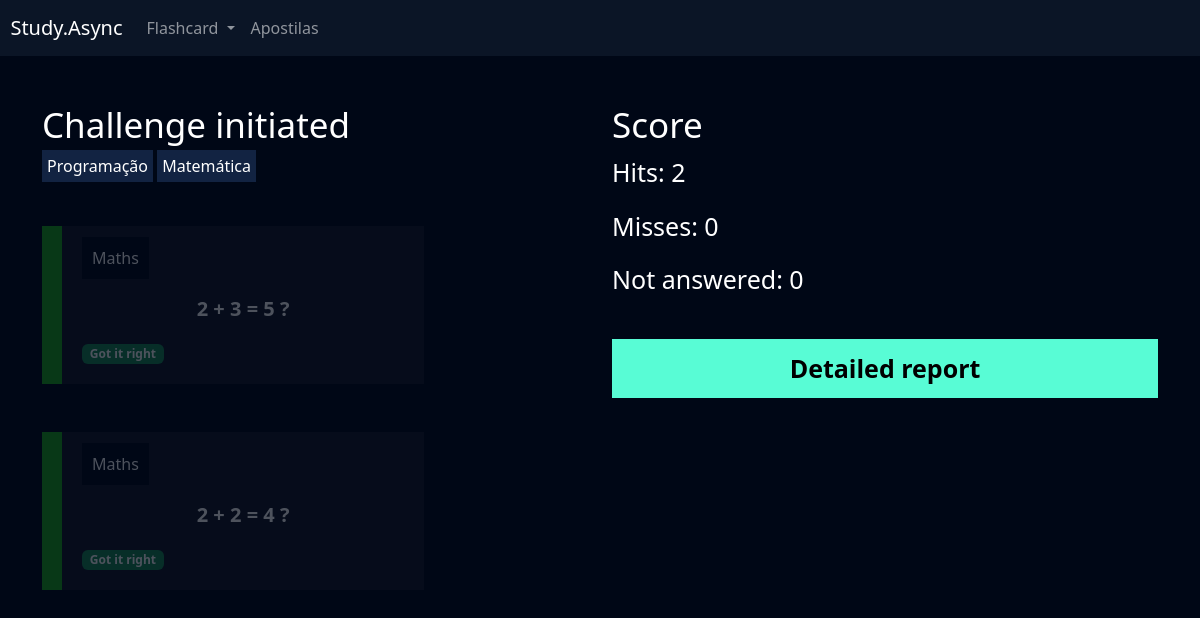
Screenshot of /flashcard/challenge/4/ (signed in) with the database file from the repository.
### flashcard/models.py (models this page shows, shortened)
class FlashcardChallenge(models.Model):
    flashcard = models.ForeignKey(Flashcard, on_delete=models.DO_NOTHING)
    answered = models.BooleanField(default=False)
    got_it_right = models.BooleanField(default=False)

class Flashcard(models.Model):
    DIFFICULTY_CHOICES = (('H', 'Hard'), ('M', 'Medium'), ('E', 'Easy'))
    id = models.IntegerField(primary_key=True)
    user = models.ForeignKey(User, on_delete=models.DO_NOTHING)
    question = models.CharField(max_length=300)
    answer = models.TextField()
    category = models.ForeignKey(Category, on_delete=models.DO_NOTHING)
    difficulty = models.CharField(max_length=1, choices=DIFFICULTY_CHOICES)
    @property
    def css_difficulty(self):
        if self.difficulty == 'E':
            return "flashcard-easy"
        elif self.difficulty == 'M':
            return "flashcard-medium"
        elif self.difficulty == 'H':
            return "flashcard-hard"

class Category(models.Model):
    name = models.CharField(max_length=50)
    def __str__(self):
        return self.name

### flashcard/views.py (the view)
# urls.py: path('challenge/<int:id>/', views.challenge, name='challenge'),
def challenge(request, id):
    challenge = Challenge.objects.get(id=id)
    if not challenge.user == request.user:
        raise Http404()
    if request.method == 'GET':
        hits = challenge.flashcards.filter(answered=True).filter(got_it_right=True).count()
        misses = challenge.flashcards.filter(answered=True).filter(got_it_right=False).count()
        not_answered = challenge.flashcards.filter(answered=False).count()
        return render(
            request,
            'challenge.html',
            {
                'challenge': challenge, 'hits': hits, 'misses': misses, 'not_answered': not_answered
            },
        )

### templates/challenge.html (shortened to what this page needs)
{% extends "base.html" %}
{% load static %}
{% block 'header' %}
    <link href="{% static 'users/css/register.css' %}" rel="stylesheet">
    <link href="{% static 'flashcard/css/new_flashcard.css' %}" rel="stylesheet">
    <link href="{% static 'flashcard/css/init_challenge.css' %}" rel="stylesheet">
    <link href="{% static 'flashcard/css/challenge.css' %}" rel="stylesheet">
    <link href='https://unpkg.com/boxicons@2.1.4/css/boxicons.min.css' rel='stylesheet'>
{% endblock 'header' %}
{% block 'content' %}
    {% include "partials/header.html" %}
    <div class="container">
        <br>
        <br>
        <div class="row">
            <div class="col-md">
                <h3 class="secondary-font" >Challenge initiated</h3>
                <span class="badge-category">Programação</span>
                <span class="badge-category" >Matemática</span>
                <br>
                <br>
                <br>
                {% for flashcard in challenge.flashcards.all %}
                    <div class="box-new-flashcard {% if flashcard.answered %}op2{% endif %}">
                        <div class="flashcard {{ flashcard.flashcard.css_difficulty }}">
                            <div class="flashcard-category">
                                {{flashcard.flashcard.category}}
                            </div>
                            <br>
                            <br>
                            <div class="flashcard-box-item" onclick="flip_card({{flashcard.id}})">
                                <p class="flashcard-item">{{flashcard.flashcard.question}}</p>
                            </div>
                            {% if not flashcard.answered %}
                                <div class="answer">
                                    <a href="{% url 'answer_flashcard' flashcard.id %}?got_it_right=0&challenge_id={{ challenge.id }}"><i class='bx bxs-x-square red-icon'></i></a>
                                    <a href="{% url 'answer_flashcard' flashcard.id %}?got_it_right=1&challenge_id={{ challenge.id }}"><i class='bx bxs-check-square green-icon' ></i></a>
                                </div>
                            {% else %}
                                {% if flashcard.got_it_right %}
                                    <span class="badge bg-success">Got it right</span>
                                {% else %}
                                    <span class="badge bg-danger">Got it wrong</span>
                                {% endif %}
                            {% endif %}
                        </div>
                    </div>
                    <br>
                    <br>
                {% endfor %}
            </div>
            <div class="col-md">
                <h3 class="secondary-font">Score</h3>
                <p class="p-font">Hits: {{ hits }}</p>
                <p class="p-font">Misses: {{ misses }}</p>
                <p class="p-font">Not answered: {{ not_answered }}</p>
                <br>
                <a class="btn-register btn-challenge" href="{% url 'report' challenge.id %}">Detailed report</a>
            </div>
        </div>
    </div>
{% endblock 'content' %}

### templates/static/general/css/base.css (style rules this page uses)
:root { --main-color: #0b1526; --dark-color: #000716; --secondary-dark-color: rgb(15, 2, 26); --light-color: #00c1f3; --contrast-color: #f4c96b; --differential-color: #58fcd5; }
body { background-color: var(--dark-color) !important; color: white !important; }

### templates/static/users/css/register.css (style rules this page uses)
* { margin: 0; padding: 0; }
.btn-register { padding: 10px; background-color: #58fcd5; border: none; border: 1px solid #58fcd5; font-size: 18px; font-weight: bold; padding-left: 25px; padding-right: 25px; }

### templates/static/flashcard/css/new_flashcard.css (style rules this page uses)
.box-new-flashcard { width: 70%; margin: auto; }
.flashcard { background-color: rgba(255, 255, 255, .08); padding: 20px; }
.flashcard-box-item { text-align: center; }
.flashcard p { font-size: 20px; font-weight: bold; cursor: pointer; }
.flashcard-easy { border-left: 20px solid #1DAB1A; }
.flashcard-category { background-color: var(--dark-color); display: inline; padding: 10px; }

### templates/static/flashcard/css/init_challenge.css (style rules this page uses)
.secondary-font { font-size: 35px; }

### templates/static/flashcard/css/challenge.css (style rules this page uses)
.badge-category { padding: 5px; background-color: #122342; }
.box-new-flashcard { margin: 0; }
.op2 { opacity: .3; }
.p-font { font-size: 25px; }
.btn-challenge { width: 100% !important; color: black; text-decoration: none; display: block; text-align: center; font-size: 25px; }

### rows the page displays
FlashcardChallenge: flashcard.category "Maths", flashcard.question "2 + 3 = 5 ?", answered "Got it right"
FlashcardChallenge: flashcard.category "Maths", flashcard.question "2 + 2 = 4 ?", answered "Got it right"

### other values shown
{{ hits }} "2"
{{ misses }} "0"
{{ not_answered }} "0"
